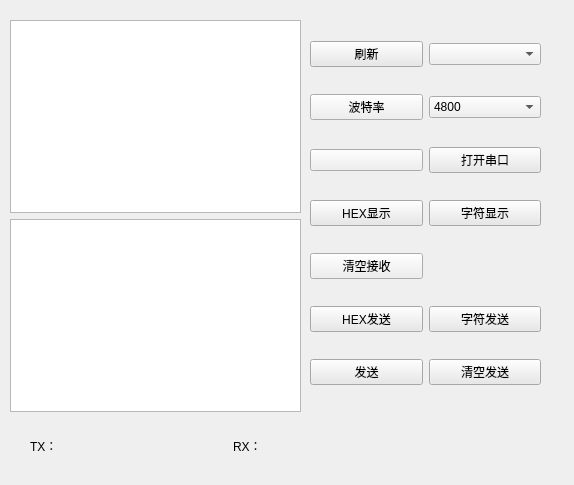
<?xml version="1.0" encoding="UTF-8"?>
<ui version="4.0">
 <class>Widget</class>
 <widget class="QWidget" name="Widget">
  <property name="geometry">
   <rect>
    <x>0</x>
    <y>0</y>
    <width>574</width>
    <height>485</height>
   </rect>
  </property>
  <property name="maximumSize">
   <size>
    <width>700</width>
    <height>500</height>
   </size>
  </property>
  <property name="windowTitle">
   <string>串口助手</string>
  </property>
  <widget class="QWidget" name="">
   <property name="geometry">
    <rect>
     <x>310</x>
     <y>20</y>
     <width>231</width>
     <height>391</height>
    </rect>
   </property>
   <layout class="QGridLayout" name="gridLayout">
    <item row="0" column="0">
     <widget class="QPushButton" name="pushButton_fre_com">
      <property name="styleSheet">
       <string notr="true">background-color:rgb(232,232,232)</string>
      </property>
      <property name="text">
       <string>刷新</string>
      </property>
     </widget>
    </item>
    <item row="0" column="1">
     <widget class="QComboBox" name="comboBox_com"/>
    </item>
    <item row="1" column="0">
     <widget class="QPushButton" name="pushButton_Baud">
      <property name="text">
       <string>波特率</string>
      </property>
     </widget>
    </item>
    <item row="1" column="1">
     <widget class="QComboBox" name="comboBox_baud">
      <item>
       <property name="text">
        <string>4800</string>
       </property>
      </item>
      <item>
       <property name="text">
        <string>9600</string>
       </property>
      </item>
      <item>
       <property name="text">
        <string>115200</string>
       </property>
      </item>
     </widget>
    </item>
    <item row="2" column="0">
     <widget class="QPushButton" name="pushButton_led">
      <property name="text">
       <string/>
      </property>
     </widget>
    </item>
    <item row="2" column="1">
     <widget class="QPushButton" name="pushButton_onoff_com">
      <property name="styleSheet">
       <string notr="true">background-color:rgb(232,232,232)</string>
      </property>
      <property name="text">
       <string>打开串口</string>
      </property>
     </widget>
    </item>
    <item row="3" column="0">
     <widget class="QPushButton" name="pushButton_hex_rx">
      <property name="styleSheet">
       <string notr="true">background-color:rgb(232,232,232)</string>
      </property>
      <property name="text">
       <string>HEX显示</string>
      </property>
     </widget>
    </item>
    <item row="3" column="1">
     <widget class="QPushButton" name="pushButton_str_rx">
      <property name="styleSheet">
       <string notr="true">background-color:rgb(232,232,232)</string>
      </property>
      <property name="text">
       <string>字符显示</string>
      </property>
     </widget>
    </item>
    <item row="4" column="0">
     <widget class="QPushButton" name="pushButton_clear_rx">
      <property name="text">
       <string>清空接收</string>
      </property>
     </widget>
    </item>
    <item row="5" column="0">
     <widget class="QPushButton" name="pushButton_hex_tx">
      <property name="styleSheet">
       <string notr="true">background-color:rgb(232,232,232)</string>
      </property>
      <property name="text">
       <string>HEX发送</string>
      </property>
     </widget>
    </item>
    <item row="5" column="1">
     <widget class="QPushButton" name="pushButton_str_tx">
      <property name="styleSheet">
       <string notr="true">background-color:rgb(232,232,232)</string>
      </property>
      <property name="text">
       <string>字符发送</string>
      </property>
     </widget>
    </item>
    <item row="6" column="0">
     <widget class="QPushButton" name="pushButton_tx">
      <property name="styleSheet">
       <string notr="true">background-color:rgb(232,232,232)</string>
      </property>
      <property name="text">
       <string>发送</string>
      </property>
     </widget>
    </item>
    <item row="6" column="1">
     <widget class="QPushButton" name="pushButton_clear_tx">
      <property name="styleSheet">
       <string notr="true">background-color:rgb(232,232,232)</string>
      </property>
      <property name="text">
       <string>清空发送</string>
      </property>
     </widget>
    </item>
   </layout>
  </widget>
  <widget class="QWidget" name="">
   <property name="geometry">
    <rect>
     <x>30</x>
     <y>430</y>
     <width>501</width>
     <height>31</height>
    </rect>
   </property>
   <layout class="QHBoxLayout" name="horizontalLayout">
    <item>
     <widget class="QLabel" name="label_tx">
      <property name="text">
       <string>TX：</string>
      </property>
     </widget>
    </item>
    <item>
     <widget class="QLabel" name="label_tx_num">
      <property name="text">
       <string/>
      </property>
     </widget>
    </item>
    <item>
     <widget class="QLabel" name="label_rx">
      <property name="text">
       <string>RX：</string>
      </property>
     </widget>
    </item>
    <item>
     <widget class="QLabel" name="label_rx_num">
      <property name="text">
       <string/>
      </property>
     </widget>
    </item>
    <item>
     <widget class="QLabel" name="label_message">
      <property name="text">
       <string/>
      </property>
     </widget>
    </item>
   </layout>
  </widget>
  <widget class="QWidget" name="">
   <property name="geometry">
    <rect>
     <x>10</x>
     <y>20</y>
     <width>291</width>
     <height>392</height>
    </rect>
   </property>
   <layout class="QVBoxLayout" name="verticalLayout">
    <item>
     <widget class="QTextBrowser" name="textBrowser_rx"/>
    </item>
    <item>
     <widget class="QTextEdit" name="textEdit_tx"/>
    </item>
   </layout>
  </widget>
 </widget>
 <resources/>
 <connections/>
</ui>
